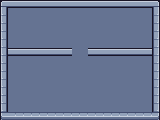

A 2D game scene composited from a Tiled map and its tileset images. What follows is a short description and the map's XML, with every tile layer's data as written:
An orthogonal 20x15 tile map with 8x8 px tiles, 2 tile layers (Funcional, Visual), 4 tilesets.

<map version="1.10" tiledversion="1.12.2" orientation="orthogonal" renderorder="right-down" width="20" height="15" tilewidth="8" tileheight="8" infinite="0" nextlayerid="5" nextobjectid="1">
 <editorsettings>
  <export target="Mapa2.json" format="json" />
 </editorsettings>
 <tileset firstgid="1" source="Dungeon Gathering Free Version/Set 1.tsx" />
 <tileset firstgid="2241" source="16x16-RPG-characters/preview.tsx" />
 <tileset firstgid="2241" source="03-soldier.tsx" />
 <tileset firstgid="2625" source="craftpix-net-363992-free-top-down-orc-game-character-pixel-art/PNG/Orc3/Without_shadow/orc3_run_without_shadow.tsx" />
 <layer id="2" name="Funcional" width="20" height="15">
  <data encoding="csv">
910,910,910,910,910,910,910,910,910,910,910,910,910,910,910,910,910,910,910,910,
910,652,652,652,652,652,652,652,652,652,652,652,652,652,652,652,652,652,652,910,
910,652,652,652,652,652,652,652,652,652,652,652,652,652,652,652,652,652,652,910,
910,652,652,652,652,652,652,652,652,652,652,652,652,652,652,652,652,652,652,910,
910,652,652,652,652,652,652,652,652,652,652,652,652,652,652,652,652,652,652,910,
910,652,652,652,652,652,652,652,652,652,652,652,652,652,652,652,652,652,652,910,
910,910,910,910,910,910,910,910,910,652,652,910,910,910,910,910,910,910,910,910,
910,652,652,652,652,652,652,652,652,652,652,652,652,652,652,652,652,652,652,910,
910,652,652,652,652,652,652,652,652,652,652,652,652,652,652,652,652,652,652,910,
910,652,652,652,652,652,652,652,652,652,652,652,652,652,652,652,652,652,652,910,
910,652,652,652,652,652,652,652,652,652,652,652,652,652,652,652,652,652,652,910,
910,652,652,652,652,652,652,652,652,652,652,652,652,652,652,652,652,652,652,910,
910,652,652,652,652,652,652,652,652,652,652,652,652,652,652,652,652,652,652,910,
910,652,652,652,652,652,652,652,652,652,652,652,652,652,652,652,652,652,652,910,
910,910,910,910,910,910,910,910,910,910,910,910,910,910,910,910,910,910,910,910
</data>
 </layer>
 <layer id="1" name="Visual" width="20" height="15">
  <data encoding="csv">
795,796,796,796,796,796,796,796,796,796,796,796,796,796,796,796,796,796,796,800,
851,846,846,846,846,846,846,846,846,846,846,846,846,846,846,846,846,846,846,856,
851,846,846,846,846,846,846,846,846,846,846,846,846,846,846,846,846,846,846,856,
851,846,846,846,846,846,846,846,846,846,846,846,846,846,846,846,846,846,846,856,
851,846,846,846,846,846,846,846,846,846,846,846,846,846,846,846,846,846,846,856,
851,846,846,846,846,846,846,846,846,846,846,846,846,846,846,846,846,846,846,856,
851,810,810,810,810,810,810,810,810,846,846,810,810,810,810,810,810,810,810,856,
851,846,846,846,846,846,846,846,846,846,846,846,846,846,846,846,846,846,846,856,
851,846,846,846,846,846,846,846,846,846,846,846,846,846,846,846,846,846,846,856,
851,846,846,846,846,846,846,846,846,846,846,846,846,846,846,846,846,846,846,856,
851,846,846,846,846,846,846,846,846,846,846,846,846,846,846,846,846,846,846,856,
851,846,846,846,846,846,846,846,846,846,846,846,846,846,846,846,846,846,846,856,
851,846,846,846,846,846,846,846,846,846,846,846,846,846,846,846,846,846,846,856,
851,846,846,846,846,846,846,846,846,846,846,846,846,846,846,846,846,846,846,856,
1019,1020,1020,1020,1020,1020,1020,1020,1020,1020,1020,1020,1020,1020,1020,1020,1020,1020,1020,1024
</data>
 </layer>
</map>
